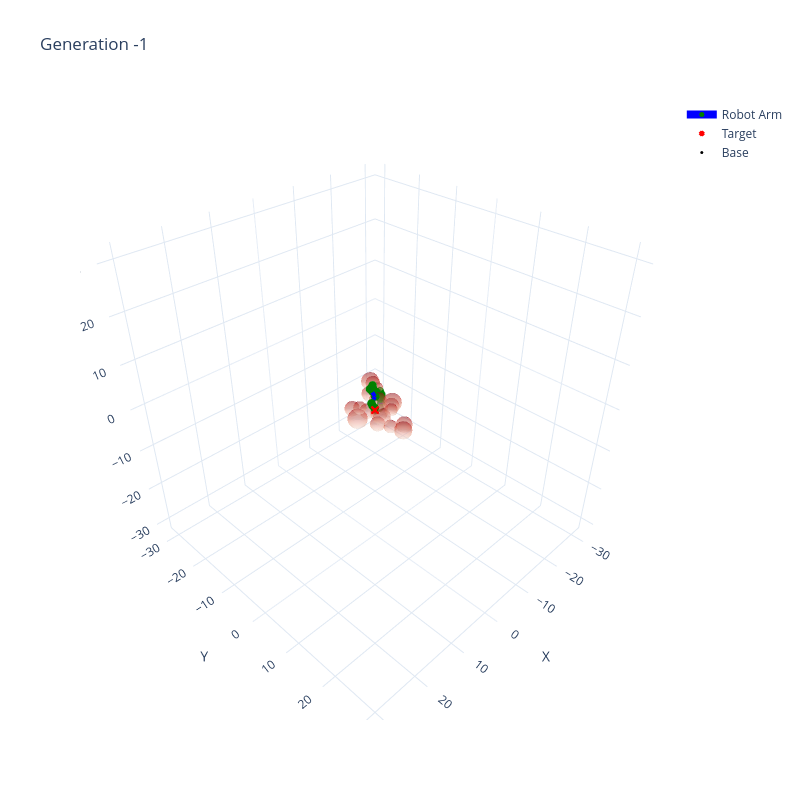

Notebook cell for this chart:
### Code cell
plot_robot_arm_plotly(
    gen_idx=-1,
    lengths=lengths,
    history_solutions=sol_hist,
    target_point=target_3d,
    obstacles=obstacles
)

### Figure 1 — Plotly figure (JSON) as saved in the notebook; plotly's stock layout.template omitted (floating-point values rounded to 4 significant figures; data arrays with more than 128 entries replaced by an {"elided": "..."} marker saying what was removed)
{"data": [{"hoverinfo": "skip", "line": {"color": "blue", "width": 8}, "marker": {"color": "green", "size": 5}, "mode": "lines+markers", "name": "Robot Arm", "x": [0.0, 0.02071, 0.789, 1.095, 1.435, 1.638, 2.534, 3.927, 3.954, 4.903, 5.7, 6.772, 7.816, 9.02, 9.234, 10.2, 11.45, 11.31, 12.65, 13.51, 14.26], "y": [0.0, 1.07, 1.954, 2.637, 2.891, 2.976, 3.886, 4.165, 5.081, 6.192, 7.229, 7.642, 7.999, 8.411, 8.636, 9.659, 10.26, 11.32, 11.83, 12.97, 14.15], "z": [0.0, 1.051, 1.988, 3.288, 4.727, 6.211, 6.996, 7.478, 8.665, 9.005, 9.739, 10.7, 11.72, 12.51, 13.98, 14.5, 15.06, 14.0, 13.59, 14.07, 14.61], "type": "scatter3d"}, {"hoverinfo": "name+x+y+z", "marker": {"color": "red", "line": {"color": "red", "width": 2}, "size": 3, "symbol": "x"}, "mode": "markers", "name": "Target", "x": [15.0], "y": [15.0], "z": [15.0], "type": "scatter3d"}, {"hoverinfo": "skip", "marker": {"color": "black", "size": 3}, "mode": "markers", "name": "Base", "x": [0], "y": [0], "z": [0], "type": "scatter3d"}, {"colorscale": [[0.0, "rgb(255,245,240)"], [0.125, "rgb(254,224,210)"], [0.25, "rgb(252,187,161)"], [0.375, "rgb(252,146,114)"], [0.5, "rgb(251,106,74)"], [0.625, "rgb(239,59,44)"], [0.75, "rgb(203,24,29)"], [0.875, "rgb(165,15,21)"], [1.0, "rgb(103,0,13)"]], "hoverinfo": "skip", "name": "Obstacle 1", "opacity": 0.3, "showscale": false, "x": {"elided": "20x20 float values"}, "y": {"elided": "20x20 float values"}, "z": {"elided": "20x20 float values"}, "type": "surface"}, {"colorscale": [[0.0, "rgb(255,245,240)"], [0.125, "rgb(254,224,210)"], [0.25, "rgb(252,187,161)"], [0.375, "rgb(252,146,114)"], [0.5, "rgb(251,106,74)"], [0.625, "rgb(239,59,44)"], [0.75, "rgb(203,24,29)"], [0.875, "rgb(165,15,21)"], [1.0, "rgb(103,0,13)"]], "hoverinfo": "skip", "name": "Obstacle 2", "opacity": 0.3, "showscale": false, "x": {"elided": "20x20 float values"}, "y": {"elided": "20x20 float values"}, "z": {"elided": "20x20 float values"}, "type": "surface"}, {"colorscale": [[0.0, "rgb(255,245,240)"], [0.125, "rgb(254,224,210)"], [0.25, "rgb(252,187,161)"], [0.375, "rgb(252,146,114)"], [0.5, "rgb(251,106,74)"], [0.625, "rgb(239,59,44)"], [0.75, "rgb(203,24,29)"], [0.875, "rgb(165,15,21)"], [1.0, "rgb(103,0,13)"]], "hoverinfo": "skip", "name": "Obstacle 3", "opacity": 0.3, "showscale": false, "x": {"elided": "20x20 float values"}, "y": {"elided": "20x20 float values"}, "z": {"elided": "20x20 float values"}, "type": "surface"}, {"colorscale": [[0.0, "rgb(255,245,240)"], [0.125, "rgb(254,224,210)"], [0.25, "rgb(252,187,161)"], [0.375, "rgb(252,146,114)"], [0.5, "rgb(251,106,74)"], [0.625, "rgb(239,59,44)"], [0.75, "rgb(203,24,29)"], [0.875, "rgb(165,15,21)"], [1.0, "rgb(103,0,13)"]], "hoverinfo": "skip", "name": "Obstacle 4", "opacity": 0.3, "showscale": false, "x": {"elided": "20x20 float values"}, "y": {"elided": "20x20 float values"}, "z": {"elided": "20x20 float values"}, "type": "surface"}, {"colorscale": [[0.0, "rgb(255,245,240)"], [0.125, "rgb(254,224,210)"], [0.25, "rgb(252,187,161)"], [0.375, "rgb(252,146,114)"], [0.5, "rgb(251,106,74)"], [0.625, "rgb(239,59,44)"], [0.75, "rgb(203,24,29)"], [0.875, "rgb(165,15,21)"], [1.0, "rgb(103,0,13)"]], "hoverinfo": "skip", "name": "Obstacle 5", "opacity": 0.3, "showscale": false, "x": {"elided": "20x20 float values"}, "y": {"elided": "20x20 float values"}, "z": {"elided": "20x20 float values"}, "type": "surface"}, {"colorscale": [[0.0, "rgb(255,245,240)"], [0.125, "rgb(254,224,210)"], [0.25, "rgb(252,187,161)"], [0.375, "rgb(252,146,114)"], [0.5, "rgb(251,106,74)"], [0.625, "rgb(239,59,44)"], [0.75, "rgb(203,24,29)"], [0.875, "rgb(165,15,21)"], [1.0, "rgb(103,0,13)"]], "hoverinfo": "skip", "name": "Obstacle 6", "opacity": 0.3, "showscale": false, "x": {"elided": "20x20 float values"}, "y": {"elided": "20x20 float values"}, "z": {"elided": "20x20 float values"}, "type": "surface"}, {"colorscale": [[0.0, "rgb(255,245,240)"], [0.125, "rgb(254,224,210)"], [0.25, "rgb(252,187,161)"], [0.375, "rgb(252,146,114)"], [0.5, "rgb(251,106,74)"], [0.625, "rgb(239,59,44)"], [0.75, "rgb(203,24,29)"], [0.875, "rgb(165,15,21)"], [1.0, "rgb(103,0,13)"]], "hoverinfo": "skip", "name": "Obstacle 7", "opacity": 0.3, "showscale": false, "x": {"elided": "20x20 float values"}, "y": {"elided": "20x20 float values"}, "z": {"elided": "20x20 float values"}, "type": "surface"}, {"colorscale": [[0.0, "rgb(255,245,240)"], [0.125, "rgb(254,224,210)"], [0.25, "rgb(252,187,161)"], [0.375, "rgb(252,146,114)"], [0.5, "rgb(251,106,74)"], [0.625, "rgb(239,59,44)"], [0.75, "rgb(203,24,29)"], [0.875, "rgb(165,15,21)"], [1.0, "rgb(103,0,13)"]], "hoverinfo": "skip", "name": "Obstacle 8", "opacity": 0.3, "showscale": false, "x": {"elided": "20x20 float values"}, "y": {"elided": "20x20 float values"}, "z": {"elided": "20x20 float values"}, "type": "surface"}, {"colorscale": [[0.0, "rgb(255,245,240)"], [0.125, "rgb(254,224,210)"], [0.25, "rgb(252,187,161)"], [0.375, "rgb(252,146,114)"], [0.5, "rgb(251,106,74)"], [0.625, "rgb(239,59,44)"], [0.75, "rgb(203,24,29)"], [0.875, "rgb(165,15,21)"], [1.0, "rgb(103,0,13)"]], "hoverinfo": "skip", "name": "Obstacle 9", "opacity": 0.3, "showscale": false, "x": {"elided": "20x20 float values"}, "y": {"elided": "20x20 float values"}, "z": {"elided": "20x20 float values"}, "type": "surface"}, {"colorscale": [[0.0, "rgb(255,245,240)"], [0.125, "rgb(254,224,210)"], [0.25, "rgb(252,187,161)"], [0.375, "rgb(252,146,114)"], [0.5, "rgb(251,106,74)"], [0.625, "rgb(239,59,44)"], [0.75, "rgb(203,24,29)"], [0.875, "rgb(165,15,21)"], [1.0, "rgb(103,0,13)"]], "hoverinfo": "skip", "name": "Obstacle 10", "opacity": 0.3, "showscale": false, "x": {"elided": "20x20 float values"}, "y": {"elided": "20x20 float values"}, "z": {"elided": "20x20 float values"}, "type": "surface"}, {"colorscale": [[0.0, "rgb(255,245,240)"], [0.125, "rgb(254,224,210)"], [0.25, "rgb(252,187,161)"], [0.375, "rgb(252,146,114)"], [0.5, "rgb(251,106,74)"], [0.625, "rgb(239,59,44)"], [0.75, "rgb(203,24,29)"], [0.875, "rgb(165,15,21)"], [1.0, "rgb(103,0,13)"]], "hoverinfo": "skip", "name": "Obstacle 11", "opacity": 0.3, "showscale": false, "x": {"elided": "20x20 float values"}, "y": {"elided": "20x20 float values"}, "z": {"elided": "20x20 float values"}, "type": "surface"}, {"colorscale": [[0.0, "rgb(255,245,240)"], [0.125, "rgb(254,224,210)"], [0.25, "rgb(252,187,161)"], [0.375, "rgb(252,146,114)"], [0.5, "rgb(251,106,74)"], [0.625, "rgb(239,59,44)"], [0.75, "rgb(203,24,29)"], [0.875, "rgb(165,15,21)"], [1.0, "rgb(103,0,13)"]], "hoverinfo": "skip", "name": "Obstacle 12", "opacity": 0.3, "showscale": false, "x": {"elided": "20x20 float values"}, "y": {"elided": "20x20 float values"}, "z": {"elided": "20x20 float values"}, "type": "surface"}, {"colorscale": [[0.0, "rgb(255,245,240)"], [0.125, "rgb(254,224,210)"], [0.25, "rgb(252,187,161)"], [0.375, "rgb(252,146,114)"], [0.5, "rgb(251,106,74)"], [0.625, "rgb(239,59,44)"], [0.75, "rgb(203,24,29)"], [0.875, "rgb(165,15,21)"], [1.0, "rgb(103,0,13)"]], "hoverinfo": "skip", "name": "Obstacle 13", "opacity": 0.3, "showscale": false, "x": {"elided": "20x20 float values"}, "y": {"elided": "20x20 float values"}, "z": {"elided": "20x20 float values"}, "type": "surface"}, {"colorscale": [[0.0, "rgb(255,245,240)"], [0.125, "rgb(254,224,210)"], [0.25, "rgb(252,187,161)"], [0.375, "rgb(252,146,114)"], [0.5, "rgb(251,106,74)"], [0.625, "rgb(239,59,44)"], [0.75, "rgb(203,24,29)"], [0.875, "rgb(165,15,21)"], [1.0, "rgb(103,0,13)"]], "hoverinfo": "skip", "name": "Obstacle 14", "opacity": 0.3, "showscale": false, "x": {"elided": "20x20 float values"}, "y": {"elided": "20x20 float values"}, "z": {"elided": "20x20 float values"}, "type": "surface"}, {"colorscale": [[0.0, "rgb(255,245,240)"], [0.125, "rgb(254,224,210)"], [0.25, "rgb(252,187,161)"], [0.375, "rgb(252,146,114)"], [0.5, "rgb(251,106,74)"], [0.625, "rgb(239,59,44)"], [0.75, "rgb(203,24,29)"], [0.875, "rgb(165,15,21)"], [1.0, "rgb(103,0,13)"]], "hoverinfo": "skip", "name": "Obstacle 15", "opacity": 0.3, "showscale": false, "x": {"elided": "20x20 float values"}, "y": {"elided": "20x20 float values"}, "z": {"elided": "20x20 float values"}, "type": "surface"}, {"colorscale": [[0.0, "rgb(255,245,240)"], [0.125, "rgb(254,224,210)"], [0.25, "rgb(252,187,161)"], [0.375, "rgb(252,146,114)"], [0.5, "rgb(251,106,74)"], [0.625, "rgb(239,59,44)"], [0.75, "rgb(203,24,29)"], [0.875, "rgb(165,15,21)"], [1.0, "rgb(103,0,13)"]], "hoverinfo": "skip", "name": "Obstacle 16", "opacity": 0.3, "showscale": false, "x": {"elided": "20x20 float values"}, "y": {"elided": "20x20 float values"}, "z": {"elided": "20x20 float values"}, "type": "surface"}, {"colorscale": [[0.0, "rgb(255,245,240)"], [0.125, "rgb(254,224,210)"], [0.25, "rgb(252,187,161)"], [0.375, "rgb(252,146,114)"], [0.5, "rgb(251,106,74)"], [0.625, "rgb(239,59,44)"], [0.75, "rgb(203,24,29)"], [0.875, "rgb(165,15,21)"], [1.0, "rgb(103,0,13)"]], "hoverinfo": "skip", "name": "Obstacle 17", "opacity": 0.3, "showscale": false, "x": {"elided": "20x20 float values"}, "y": {"elided": "20x20 float values"}, "z": {"elided": "20x20 float values"}, "type": "surface"}, {"colorscale": [[0.0, "rgb(255,245,240)"], [0.125, "rgb(254,224,210)"], [0.25, "rgb(252,187,161)"], [0.375, "rgb(252,146,114)"], [0.5, "rgb(251,106,74)"], [0.625, "rgb(239,59,44)"], [0.75, "rgb(203,24,29)"], [0.875, "rgb(165,15,21)"], [1.0, "rgb(103,0,13)"]], "hoverinfo": "skip", "name": "Obstacle 18", "opacity": 0.3, "showscale": false, "x": {"elided": "20x20 float values"}, "y": {"elided": "20x20 float values"}, "z": {"elided": "20x20 float values"}, "type": "surface"}, {"colorscale": [[0.0, "rgb(255,245,240)"], [0.125, "rgb(254,224,210)"], [0.25, "rgb(252,187,161)"], [0.375, "rgb(252,146,114)"], [0.5, "rgb(251,106,74)"], [0.625, "rgb(239,59,44)"], [0.75, "rgb(203,24,29)"], [0.875, "rgb(165,15,21)"], [1.0, "rgb(103,0,13)"]], "hoverinfo": "skip", "name": "Obstacle 19", "opacity": 0.3, "showscale": false, "x": {"elided": "20x20 float values"}, "y": {"elided": "20x20 float values"}, "z": {"elided": "20x20 float values"}, "type": "surface"}, {"colorscale": [[0.0, "rgb(255,245,240)"], [0.125, "rgb(254,224,210)"], [0.25, "rgb(252,187,161)"], [0.375, "rgb(252,146,114)"], [0.5, "rgb(251,106,74)"], [0.625, "rgb(239,59,44)"], [0.75, "rgb(203,24,29)"], [0.875, "rgb(165,15,21)"], [1.0, "rgb(103,0,13)"]], "hoverinfo": "skip", "name": "Obstacle 20", "opacity": 0.3, "showscale": false, "x": {"elided": "20x20 float values"}, "y": {"elided": "20x20 float values"}, "z": {"elided": "20x20 float values"}, "type": "surface"}], "layout": {"scene": {"aspectratio": {"x": 1, "y": 1, "z": 1}, "xaxis": {"range": [-33.0, 33.0], "autorange": false, "title": {"text": "X"}, "zeroline": true, "showspikes": false}, "yaxis": {"range": [-33.0, 33.0], "autorange": false, "title": {"text": "Y"}, "zeroline": true, "showspikes": false}, "zaxis": {"range": [-33.0, 33.0], "autorange": false, "title": {"text": "Z"}, "zeroline": true, "showspikes": false}, "dragmode": "turntable", "aspectmode": "manual"}, "title": {"text": "Generation -1"}, "width": 800, "height": 800, "autosize": false, "showlegend": true}}
